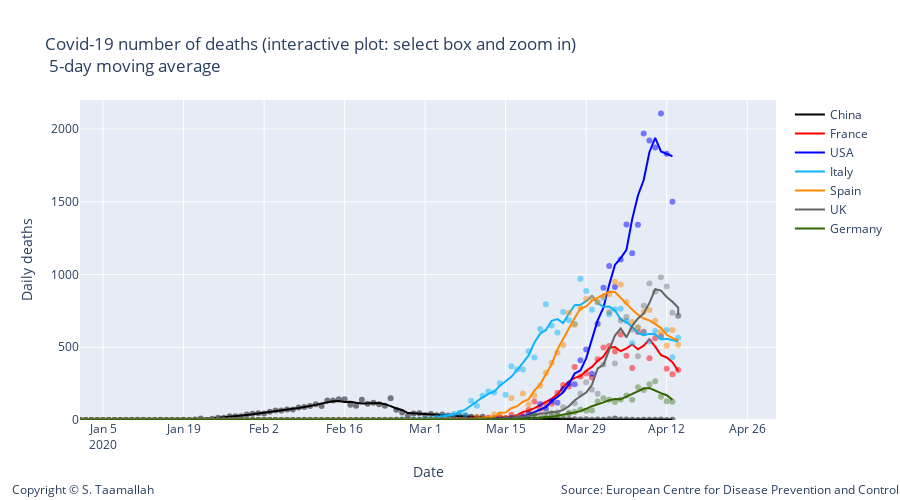

Write notebook code for a chart like this one.
### Code cell
degree = 1
#smooth_italy = smoothTriangle(df_italy['deaths'],degree)





smooth_china = smooth_3day(df_china['deaths'])
smooth_france = smooth_3day(df_france['deaths'])
smooth_italy = smooth_3day(df_italy['deaths'])
smooth_usa = smooth_3day(df_usa['deaths'])
smooth_uk = smooth_3day(df_uk['deaths'])
smooth_germany = smooth_3day(df_germany['deaths'])
smooth_spain = smooth_3day(df_spain['deaths'])
smooth_korea = smooth_3day(df_korea['deaths'])
smooth_netherlands = smooth_3day(df_netherlands['deaths'])
smooth_belgium = smooth_3day(df_belgium['deaths'])

smooth_china = smoothTriangle(df_china['deaths'], degree)
smooth_france = smoothTriangle(df_france['deaths'], degree)
smooth_italy = smoothTriangle(df_italy['deaths'],degree)
smooth_usa = smoothTriangle(df_usa['deaths'],degree)
smooth_uk = smoothTriangle(df_uk['deaths'],degree)
smooth_germany = smoothTriangle(df_germany['deaths'],degree)
smooth_spain = smoothTriangle(df_spain['deaths'],degree)
smooth_korea = smoothTriangle(df_korea['deaths'],degree)
smooth_netherlands = smoothTriangle(df_netherlands['deaths'],degree)
smooth_belgium = smoothTriangle(df_belgium['deaths'],degree)

smooth_china = smooth_5day(df_china['deaths'])
smooth_france = smooth_5day(df_france['deaths'])
smooth_italy = smooth_5day(df_italy['deaths'])
smooth_usa = smooth_5day(df_usa['deaths'])
smooth_uk = smooth_5day(df_uk['deaths'])
smooth_germany = smooth_5day(df_germany['deaths'])
smooth_spain = smooth_5day(df_spain['deaths'])
smooth_korea = smooth_5day(df_korea['deaths'])
smooth_netherlands = smooth_5day(df_netherlands['deaths'])
smooth_belgium = smooth_5day(df_belgium['deaths'])




# Add traces
trace1 = go.Scatter(
        x=df_china.index, 
        y=df_china['deaths'],
        mode='markers',
        name='China daily cases',
        line_color='rgba(0, 0, 0, 0.5)',
        showlegend=False,
)

trace11 = go.Scatter(
        x=df_china.index, 
        y=smooth_china,
        mode='lines',
        name='China',
        line_color='rgba(0, 0, 0, 1)',
)


trace2 = go.Scatter(
        x=df_france.index, 
        y=df_france['deaths'],
        mode='markers',
        name='France',
        line_color='rgba(256, 0, 0, .5)',
        showlegend=False,
)

trace22 = go.Scatter(
        x=df_france.index, 
        y=smooth_france,
        mode='lines',
        name='France',
        line_color='rgba(256, 0, 0, 1)',
)


trace3 = go.Scatter(
        x=df_usa.index, 
        y=df_usa['deaths'],
        mode='markers',
        name='USA',
        line_color='rgba(0, 0, 255, .5)',
    showlegend=False,
)

trace33 = go.Scatter(
        x=df_usa.index, 
        y=smooth_usa,
        mode='lines',
        name='USA',
        line_color='rgba(0, 0, 255, 1)',
)

trace4 = go.Scatter(
        x=df_italy.index, 
        y=df_italy['deaths'],
        mode='markers',
        name='Italy',
        line_color='rgba(14, 180, 252, .5)',
    showlegend=False,
)

trace44 = go.Scatter(
        x=df_italy.index, 
        y=smooth_italy,
        mode='lines',
        name='Italy',
        line_color='rgba(14, 180, 252, 1)',
)

trace5 = go.Scatter(
        x=df_spain.index, 
        y=df_spain['deaths'],
        mode='markers',
        name='Spain',
        line_color='rgba(255, 137, 0, .5)',
    showlegend=False,
)

trace55 = go.Scatter(
        x=df_spain.index, 
        y=smooth_spain,
        mode='lines',
        name='Spain',
        line_color='rgba(256, 137, 0, 1)',
)


trace6 = go.Scatter(
        x=df_uk.index, 
        y=df_uk['deaths'],
        mode='markers',
        name='UK',
        line_color='rgba(100, 100, 100, .4)',
    showlegend=False
)

trace66 = go.Scatter(
        x=df_uk.index, 
        y=smooth_uk,
        mode='lines',
        name='UK',
        line_color='rgba(100, 100, 100, 1)',
)

trace7 = go.Scatter(
        x=df_germany.index, 
        y=df_germany['deaths'],
        mode='markers',
        name='Germany',
        line_color='rgba(51, 102, 0, .4)',
    showlegend=False,
)

trace77 = go.Scatter(
        x=df_germany.index, 
        y=smooth_germany,
        mode='lines',
        name='Germany',
        line_color='rgba(51, 102, 0, 1)',
)


data = [trace1,trace11, trace2, trace22, trace3, trace33, trace4, trace44, trace5, trace55, trace6, trace66, trace7, trace77]

layout = go.Layout(
    title="Covid-19 number of deaths (interactive plot: select box and zoom in) <br> 5-day moving average",
    width=900,
    height=500,
    
    # Top left
    xaxis=dict(
        title='Date',
        range=['2020-01-01', '2020-05-01'],
    ),
    yaxis=dict(
        title='Daily deaths',
        #type='log',
        range=[0,2200],
        anchor='x'
    ),
    
      annotations=[
        dict(
            x=1.18,
            y=-0.25,
            showarrow=False,
            text='Source: European Centre for Disease Prevention and Control',
            xref='paper',
            yref='paper'
        ),
        
        dict(
            x=-0.1,
            y=-0.25,
            showarrow=False,
            text='Copyright © S. Taamallah ',
            xref='paper',
            yref='paper'
        )
    ],
    
)

fig = go.Figure(data=data, layout=layout)
fig.show()
from plotly.offline import plot
plot(fig, filename="STaamallah_covid19_analysis_chart_1_20200412.html", auto_open = False)
